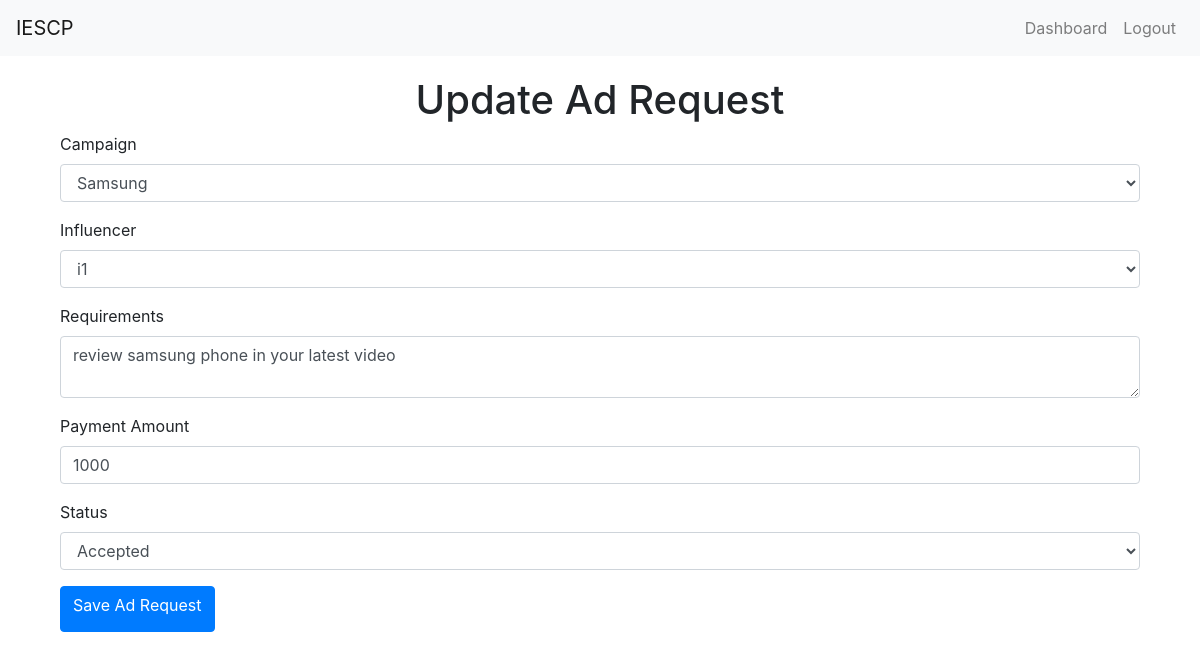
The app's page /ad_request/1/update (signed in), older data.
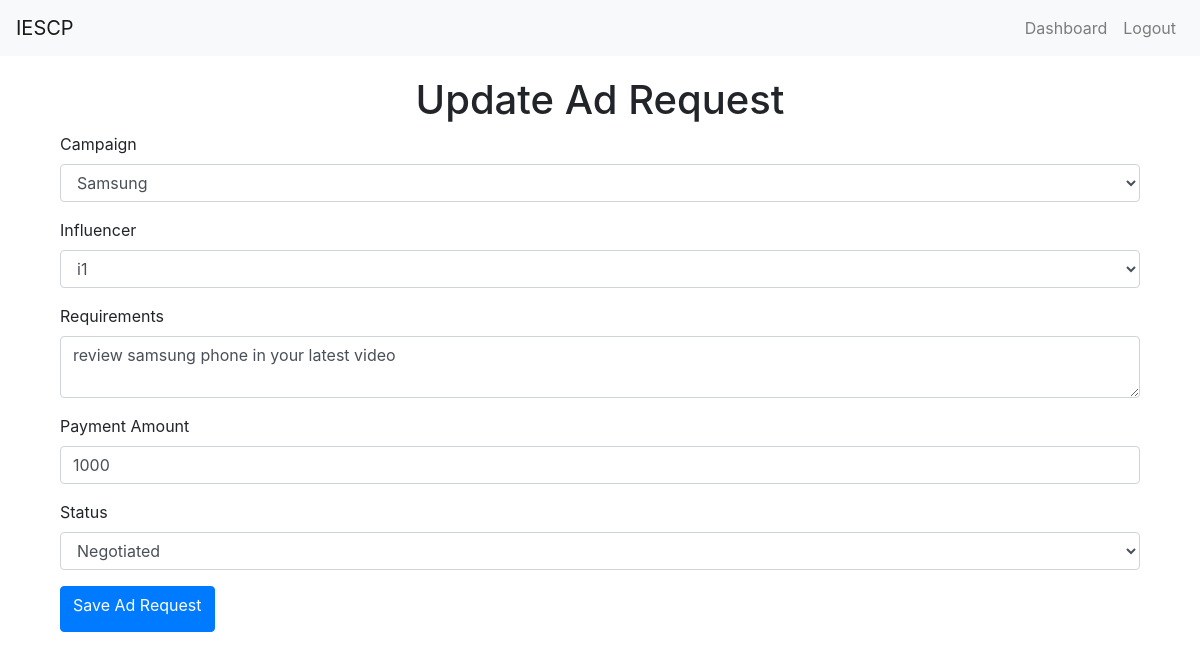
The same page, newer data.
### app.py (models this page shows, shortened)
class AdRequest(db.Model):
    id = db.Column(db.Integer, primary_key=True)
    campaign_id = db.Column(db.Integer, db.ForeignKey('campaign.id'), nullable=False)
    influencer_id = db.Column(db.Integer, db.ForeignKey('user.id'), nullable=False)
    messages = db.Column(db.Text)
    requirements = db.Column(db.Text)
    payment_amount = db.Column(db.Integer)
    negotiation_comment = db.Column(db.Text, nullable=True)
    status = db.Column(db.String(20), nullable=False, default='Requested')

### app.py (the view)
@app.route('/ad_request/<int:ad_request_id>/update', methods=['GET', 'POST'])
@login_required
def update_ad_request(ad_request_id):
    ad_request = AdRequest.query.get_or_404(ad_request_id)
    if ad_request.campaign.owner != current_user:
        flash('Access unauthorized!', 'danger')
        return redirect(url_for('index'))
    form = AdRequestForm()
    form.campaign_id.choices = [(campaign.id, campaign.name) for campaign in current_user.campaigns]
    form.influencer_id.choices = [(influencer.id, influencer.username) for influencer in User.query.filter_by(role='influencer').all()]
    if form.validate_on_submit():
        ad_request.campaign_id = form.campaign_id.data
        ad_request.influencer_id = form.influencer_id.data
        ad_request.requirements = form.requirements.data
        ad_request.payment_amount = form.payment_amount.data
        ad_request.status = form.status.data
        db.session.commit()
        flash('Ad request updated successfully!', 'success')
        return redirect(url_for('sponsor_dashboard'))
    elif request.method == 'GET':
        form.campaign_id.data = ad_request.campaign_id
        form.influencer_id.data = ad_request.influencer_id
        form.requirements.data = ad_request.requirements
        form.payment_amount.data = ad_request.payment_amount
        form.status.data = ad_request.status
    return render_template('create_ad_request.html', form=form, legend='Update Ad Request')

### app.py
class AdRequestForm(FlaskForm):
    campaign_id = SelectField('Campaign', coerce=int, validators=[DataRequired()])
    influencer_id = SelectField('Influencer', coerce=int, validators=[DataRequired()])
    requirements = TextAreaField('Requirements', validators=[DataRequired()])
    payment_amount = FloatField('Payment Amount', validators=[DataRequired()])
    status = SelectField('Status', choices=[
        ('Requested', 'Requested'),
        ('Accepted', 'Accepted'),
        ('Rejected', 'Rejected'),
        ('Negotiated', 'Negotiated')
    ], validators=[DataRequired()])
    negotiation_comment = TextAreaField('Negotiation Comment', validators=[Optional()])
    submit = SubmitField('Save Ad Request')

### app.py (called while the page is built)
@login_manager.user_loader
def load_user(user_id):
    return User.query.get(int(user_id))

### templates/create_ad_request.html (shortened to what this page needs)
{% extends "layout.html" %}
{% block content %}
<div class="container">
    <h1 class="text-center">{{ legend }}</h1>
    <form method="POST">
        <div class="form-group">
            {{ form.campaign_id.label(class="form-label") }}
            {{ form.campaign_id(class="form-control") }}
        </div>
        <div class="form-group">
            {{ form.influencer_id.label(class="form-label") }}
            {{ form.influencer_id(class="form-control") }}
        </div>
        <div class="form-group">
            {{ form.requirements.label(class="form-label") }}
            {{ form.requirements(class="form-control") }}
        </div>
        <div class="form-group">
            {{ form.payment_amount.label(class="form-label") }}
            {{ form.payment_amount(class="form-control") }}
        </div>
        <div class="form-group">
            {{ form.status.label(class="form-label") }}
            {{ form.status(class="form-control") }}
        </div>
        <button type="submit" class="btn btn-primary">{{ form.submit.label }}</button>
    </form>
</div>
{% endblock %}

Row changes from the older to the newer data that the page shows:
changed AdRequest "Samsung": status "Accepted" → "Negotiated"
